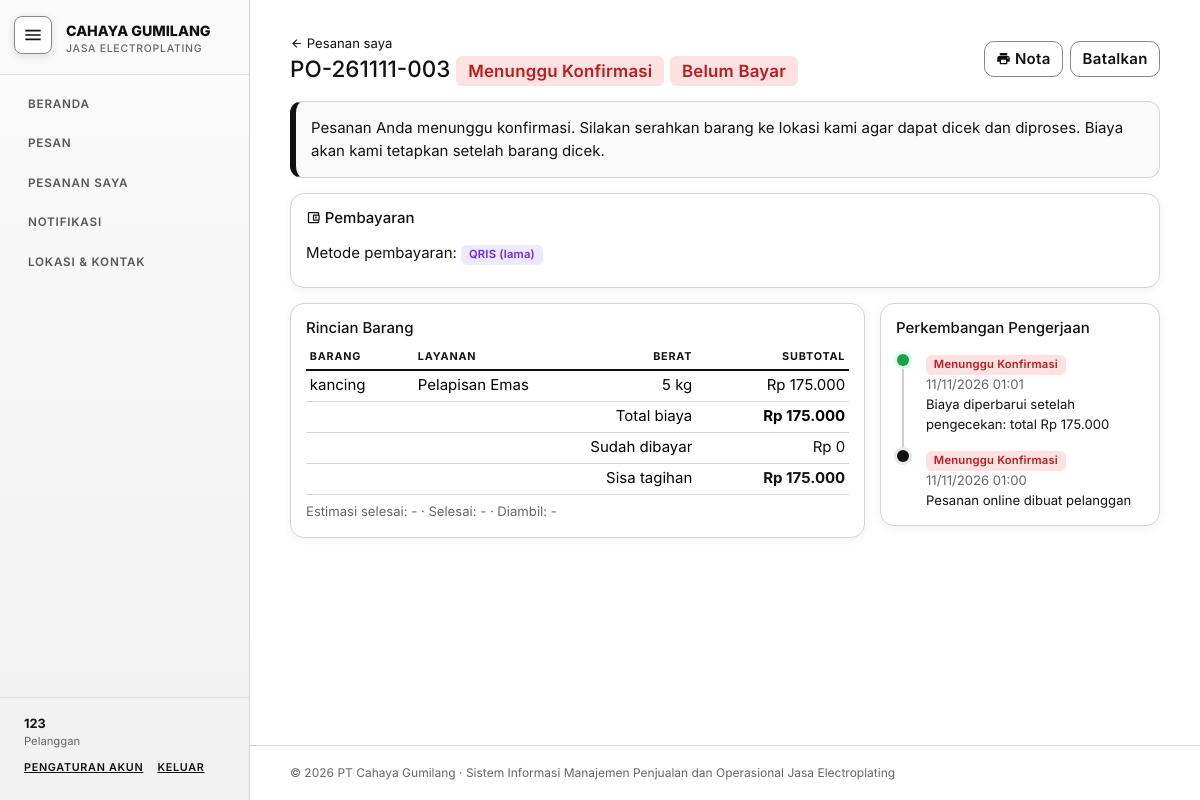
The page /pesanan_saya.php?id=7 (signed in) on the database its author committed.
### tables this page shows
CREATE TABLE `pesanan` (
  `id_pesanan` int(11) NOT NULL,
  `no_pesanan` varchar(20) NOT NULL,
  `id_pelanggan` int(11) NOT NULL,
  `id_user` int(11) NOT NULL,
  `sumber` enum('offline','online') NOT NULL DEFAULT 'offline',
  `tgl_masuk` date NOT NULL,
  `tgl_estimasi` date DEFAULT NULL,
  `tgl_selesai` date DEFAULT NULL,
  `tgl_diambil` date DEFAULT NULL,
  `total_biaya` decimal(14,2) NOT NULL DEFAULT 0.00,
  `status` enum('menunggu','diterima','pembersihan','perendaman_hcl','pembilasan','pelapisan','selesai','diambil') NOT NULL DEFAULT 'diterima',
  `status_bayar` enum('belum','dp','lunas') NOT NULL DEFAULT 'belum',
  `metode_bayar` enum('tunai','transfer','qris') DEFAULT NULL,
  `catatan` varchar(255) DEFAULT NULL,
  `created_at` timestamp NOT NULL DEFAULT current_timestamp()
);

CREATE TABLE `detail_pesanan` (
  `id_detail` int(11) NOT NULL,
  `id_pesanan` int(11) NOT NULL,
  `id_layanan` int(11) NOT NULL,
  `nama_barang` varchar(150) NOT NULL,
  `spesifikasi` varchar(255) DEFAULT NULL,
  `jumlah` decimal(10,2) NOT NULL,
  `harga_satuan` decimal(12,2) NOT NULL,
  `subtotal` decimal(14,2) NOT NULL
);

CREATE TABLE `layanan` (
  `id_layanan` int(11) NOT NULL,
  `nama_layanan` varchar(100) NOT NULL,
  `satuan` enum('pcs','kg','dm2') NOT NULL DEFAULT 'kg',
  `harga_satuan` decimal(12,2) NOT NULL DEFAULT 0.00,
  `keterangan` varchar(255) DEFAULT NULL,
  `aktif` tinyint(1) NOT NULL DEFAULT 1
);

CREATE TABLE `log_status` (
  `id_log` int(11) NOT NULL,
  `id_pesanan` int(11) NOT NULL,
  `status` enum('menunggu','diterima','pembersihan','perendaman_hcl','pembilasan','pelapisan','selesai','diambil') NOT NULL,
  `id_user` int(11) NOT NULL,
  `catatan` varchar(255) DEFAULT NULL,
  `waktu` timestamp NOT NULL DEFAULT current_timestamp()
);

### config/pembayaran.php (called while the page is built, shortened)
<?php
function metode_label($m) {
    return ['transfer' => 'Transfer Bank', 'tunai' => 'Tunai (datang ke lokasi)', 'qris' => 'QRIS (lama)'][$m] ?? '-';
}

### pesanan_saya.php (the view, shortened to what this page needs)
<?php
require_once 'includes/functions.php';
require_once 'config/pembayaran.php';
$id = (int)($_GET['id'] ?? $_POST['id'] ?? 0);
$p = db_one('SELECT p.* FROM pesanan p JOIN pelanggan pl ON pl.id_pelanggan=p.id_pelanggan WHERE p.id_pesanan=? AND pl.id_user=?', 'ii', [$id, $_SESSION['user']['id']]);
$items = db_all('SELECT d.*, l.nama_layanan, l.satuan FROM detail_pesanan d JOIN layanan l ON l.id_layanan=d.id_layanan WHERE d.id_pesanan=?', 'i', [$id]);
$bayar = db_all('SELECT * FROM pembayaran WHERE id_pesanan=? ORDER BY tgl_bayar, id_pembayaran', 'i', [$id]);
$log = db_all('SELECT * FROM log_status WHERE id_pesanan=? ORDER BY waktu DESC, id_log DESC', 'i', [$id]);
$dibayar = array_sum(array_column($bayar, 'jumlah'));
$sisa = max(0, (float)$p['total_biaya'] - $dibayar);
$belumHarga = (float)$p['total_biaya'] <= 0;
require 'includes/header_publik.php';
?>
<div class="d-flex flex-wrap justify-content-between align-items-center gap-2 mb-3">
  <div><a href="akun.php" class="small text-decoration-none"><i class="bi bi-arrow-left"></i> Pesanan saya</a>
    <h4 class="mb-0"><?= e($p['no_pesanan']) ?> <?= badge_status($p['status']) ?> <?= badge_bayar($p['status_bayar']) ?></h4></div>
  <div class="d-flex gap-2">
    <a href="nota.php?id=<?= $id ?>" target="_blank" class="btn btn-outline-dark"><i class="bi bi-printer me-1"></i>Nota</a>
    <?php if ($p['status'] === 'menunggu'): ?><form method="post" data-confirm="Batalkan pesanan ini?"><button class="btn btn-outline-danger">Batalkan</button></form><?php endif; ?>
  </div>
</div>
<?php if ($p['status'] === 'menunggu'): ?><div class="alert alert-info">Pesanan Anda menunggu konfirmasi. Silakan serahkan barang ke lokasi kami agar dapat dicek dan diproses. Biaya akan kami tetapkan setelah barang dicek.</div><?php endif; ?>
<?php if ($p['sumber'] === 'online' && ($belumHarga || $sisa > 0)): ?>
<div class="card mb-3"><div class="card-body">
  <h6 class="mb-3"><i class="bi bi-wallet2 me-1"></i>Pembayaran</h6>
  <?php if (!empty($p['metode_bayar'])): ?>
    <div class="mb-2">Metode pembayaran: <span class="badge text-bg-dark"><?= e(metode_label($p['metode_bayar'])) ?></span></div>
  <?php else: ?>
    <div class="alert alert-warning py-2">Anda belum memilih metode pembayaran.</div>
  <?php endif; ?>
</div></div>
<?php endif; ?>
<div class="row g-3">
  <div class="col-lg-8">
    <div class="card mb-3"><div class="card-body"><h6>Rincian Barang</h6>
      <div class="table-responsive"><table class="table table-sm mb-0">
        <thead><tr><th>Barang</th><th>Layanan</th><th class="text-end">Berat</th><th class="text-end">Subtotal</th></tr></thead><tbody>
        <?php foreach ($items as $it): ?><tr><td><?= e($it['nama_barang']) ?><?= $it['spesifikasi'] ? '<div class="small text-muted">' . e($it['spesifikasi']) . '</div>' : '' ?></td><td><?= e($it['nama_layanan']) ?></td><td class="text-end"><?= rtrim(rtrim(number_format($it['jumlah'], 2, ',', '.'), '0'), ',') . ' ' . e($it['satuan']) ?></td><td class="text-end"><?= ($belumHarga ? '-' : rupiah($it['subtotal'])) ?></td></tr><?php endforeach; ?>
        </tbody>
        <tfoot>
          <tr><td colspan="3" class="text-end">Total biaya</td><td class="text-end fw-bold"><?= ($belumHarga ? 'Menunggu penetapan' : rupiah($p['total_biaya'])) ?></td></tr>
          <tr><td colspan="3" class="text-end">Sudah dibayar</td><td class="text-end text-success"><?= ($belumHarga ? '-' : rupiah($dibayar)) ?></td></tr>
          <tr><td colspan="3" class="text-end">Sisa tagihan</td><td class="text-end fw-bold <?= $sisa > 0 ? 'text-danger' : '' ?>"><?= ($belumHarga ? '-' : rupiah($sisa)) ?></td></tr>
        </tfoot></table></div>
      <div class="small text-muted mt-2">Estimasi selesai: <?= tgl($p['tgl_estimasi']) ?> &middot; Selesai: <?= tgl($p['tgl_selesai']) ?> &middot; Diambil: <?= tgl($p['tgl_diambil']) ?></div>
    </div></div>
  </div>
  <div class="col-lg-4"><div class="card"><div class="card-body"><h6 class="mb-3">Perkembangan Pengerjaan</h6>
    <ul class="timeline"><?php foreach ($log as $s): ?><li><div><?= badge_status($s['status']) ?></div><div class="small text-muted"><?= tgl_waktu($s['waktu']) ?></div><?php if ($s['catatan']): ?><div class="small"><?= e($s['catatan']) ?></div><?php endif; ?></li><?php endforeach; ?></ul>
  </div></div></div>
</div>
<?php require 'includes/footer.php'; ?>

### includes/functions.php (shortened to what this page needs)
<?php
require_once __DIR__ . '/../config/koneksi.php';
function e($s) { return htmlspecialchars((string)$s, ENT_QUOTES, 'UTF-8'); }
function rupiah($n) { return 'Rp ' . number_format((float)$n, 0, ',', '.'); }
function tgl($d) { return $d ? date('d/m/Y', strtotime($d)) : '-'; }
function tgl_waktu($d) { return $d ? date('d/m/Y H:i', strtotime($d)) : '-'; }
function badge_status($s) {
    $label = STATUS_URUTAN[$s] ?? $s;
    $warna = STATUS_WARNA[$s] ?? 'secondary';
    return '<span class="badge text-bg-' . $warna . '">' . e($label) . '</span>';
}
function badge_bayar($s) {
    $map = ['belum' => ['danger', 'Belum Bayar'], 'dp' => ['warning', 'DP / Sebagian'], 'lunas' => ['success', 'Lunas']];
    [$w, $l] = $map[$s] ?? ['secondary', $s];
    return '<span class="badge text-bg-' . $w . '">' . $l . '</span>';
}
function db_stmt($sql, $types = '', $params = []) {
    global $db;
    $st = $db->prepare($sql);
    if ($types !== '') { $st->bind_param($types, ...$params); }
    $st->execute();
    return $st;
}
function db_all($sql, $types = '', $params = []) {
    $st = db_stmt($sql, $types, $params);
    $rows = $st->get_result()->fetch_all(MYSQLI_ASSOC);
    return $rows;
}
function db_one($sql, $types = '', $params = []) {
    $rows = db_all($sql, $types, $params);
    return $rows[0] ?? null;
}

### assets/style.css (style rules this page uses)
:root { --ink: #111; --paper: #fff; --mute: #666; --line: #ddd; --soft: #f5f5f5; --bs-body-font-family: "Inter", "Plus Jakarta Sans", system-ui, -apple-system, "Segoe UI", sans-serif; --bs-body-color: #111; --bs-body-bg: #fff; --bs-border-color: #ddd; --bs-link-color: #111; --bs-link-hover-color: #000; --bs-secondary-color: #666; --bs-heading-color: #111; --bs-border-radius: 0; --bs-border-radius-sm: 0; --bs-border-radius-lg: 0; --bs-border-radius-xl: 0; --bs-border-radius-2xl: 0; }
body { font-family: var(--bs-body-font-family); background: #fff; color: #111; }
a { color: #111; }
.text-muted { color: #666 !important; }
.text-success, .text-danger, .text-primary, .text-warning { color: #111 !important; }
.card { border: 1px solid #111; box-shadow: none; border-radius: 0; }
.btn { border-radius: 0; font-weight: 600; letter-spacing: .3px; }
.btn-outline-dark, .btn-outline-secondary, .btn-outline-primary, .btn-outline-danger, .btn-outline-success { --bs-btn-color: #111; --bs-btn-border-color: #111; --bs-btn-hover-bg: #111; --bs-btn-hover-border-color: #111; --bs-btn-hover-color: #fff; --bs-btn-active-bg: #000; --bs-btn-active-border-color: #000; --bs-btn-active-color: #fff; }
.table { --bs-table-bg: transparent; --bs-table-hover-bg: #f5f5f5; --bs-table-hover-color: #111; }
.table > :not(caption) > * > * { vertical-align: middle; }
.table thead th { font-size: .72rem; letter-spacing: .8px; text-transform: uppercase; border-bottom: 2px solid #111; }
.badge { border-radius: 0; font-weight: 600; letter-spacing: .2px; border: 1px solid #111; }
.badge.text-bg-success, .badge.text-bg-dark { background: #111 !important; color: #fff !important; }
.badge.text-bg-danger { background: #fff !important; color: #111 !important; border-style: dashed; }
.alert { border-radius: 0; background: #fff; color: #111; border: 1px solid #111; border-left-width: 6px; }
.alert-success, .alert-info, .alert-secondary { background: #f5f5f5; }
.timeline { list-style: none; padding-left: 0; margin: 0; }
.timeline li { position: relative; padding: 0 0 14px 22px; border-left: 2px solid #cfcfcf; margin-left: 6px; }
.timeline li::before { content: ''; position: absolute; left: -7px; top: 2px; width: 12px; height: 12px; border-radius: 50%; background: #111; }
.timeline li:last-child { border-left-color: transparent; padding-bottom: 0; }
html { font-size: 15px; }
.badge { border: 0 !important; border-radius: 6px; padding: .4em .7em; }
.badge.text-bg-danger { background: #fee2e2 !important; color: #b91c1c !important; border: 0 !important; }
.badge.text-bg-dark { background: #ede9fe !important; color: #6d28d9 !important; }
.timeline li::before { background: #2563eb; box-shadow: 0 0 0 3px #dbeafe; }
.timeline li:first-child::before { background: #16a34a; box-shadow: 0 0 0 3px #dcfce7; animation: denyut 1.8s infinite; }
body { animation: halaman-masuk .45s ease both; }
.btn { transition: transform .15s ease, box-shadow .2s ease, background .2s, color .2s; }
.js .reveal { opacity: 0; transform: translateY(22px); transition: opacity .6s ease, transform .6s ease; transition-delay: var(--d, 0s); }
.js .reveal.tampil { opacity: 1; transform: none; }
:root { --indigo: #111; --sky: #555; --garis: #d4d4d4; --lembut: #f1f1f1; --teks: #111; --grad: linear-gradient(135deg, #111, #555); --bs-body-color: #111; --bs-heading-color: #111; --bs-border-color: #d4d4d4; --bs-link-color: #111; --bs-link-hover-color: #111; --bs-secondary-color: #666; }
body { color: var(--teks); background: #fff; }
.card { border: 1px solid var(--garis); border-radius: 14px; box-shadow: 0 2px 10px rgba(0,0,0,.06); }
.table thead th { border-bottom: 2px solid var(--indigo); color: #111; }
.table { --bs-table-hover-bg: #f1f1f1; --bs-table-hover-color: #111; }
.alert { border-radius: 12px; border-color: var(--garis); border-left-color: var(--indigo); background: #fafafa; color: var(--teks); }
.btn { border-radius: 10px; }
.btn-outline-dark, .btn-outline-secondary, .btn-outline-primary, .btn-outline-danger, .btn-outline-success { --bs-btn-color: #111; --bs-btn-border-color: #888; --bs-btn-hover-color: #fff; --bs-btn-hover-bg: #111; --bs-btn-hover-border-color: #111; --bs-btn-active-bg: #111; --bs-btn-active-border-color: #111; --bs-btn-active-color: #fff; }
.timeline li::before { background: var(--indigo); box-shadow: 0 0 0 3px #e8e8e8; }

### rows shown on the page
pesanan: no_pesanan "PO-261111-003", status "Menunggu Konfirmasi", metode_bayar "QRIS (lama)", total_biaya "Rp 175.000", tgl_estimasi "-", tgl_selesai "-", tgl_diambil "-"
detail_pesanan: nama_barang "kancing", id_layanan.nama_layanan "Pelapisan Emas", jumlah "5", id_layanan.satuan "kg", subtotal "Rp 175.000"
log_status: status "Menunggu Konfirmasi", waktu "11/11/2026 01:01", catatan "Biaya diperbarui setelah pengecekan: total Rp 175.000"
log_status: status "Menunggu Konfirmasi", waktu "11/11/2026 01:00", catatan "Pesanan online dibuat pelanggan"

### other values the page prints
$label "BERANDA PESAN PESANAN SAYA"
$u['nama'] "123"
$l "Belum Bayar"
rupiah($dibayar) "Rp 0"
NAMA_USAHA "PT Cahaya Gumilang"
